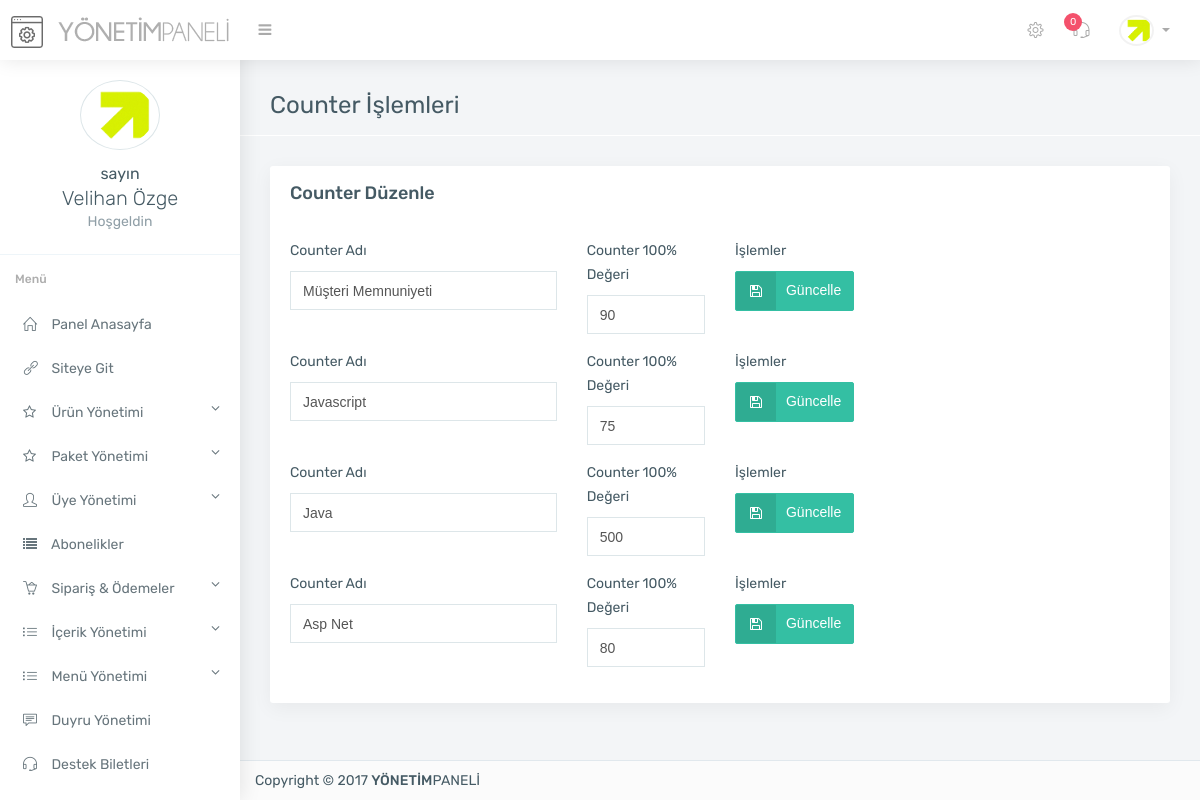
Screenshot of /admin/counter.php (signed in) with the database file from the repository.
### tables this page shows
CREATE TABLE `kullanici` (
  `kullanici_id` int(11) NOT NULL,
  `kullanici_adi` varchar(250) NOT NULL,
  `kullanici_pass` varchar(250) NOT NULL,
  `kullanici_adsoyad` varchar(500) NOT NULL,
  `kullanici_resim` varchar(500) NOT NULL
);

CREATE TABLE `counter` (
  `counter_id` int(11) NOT NULL,
  `counter_icon` varchar(255) NOT NULL,
  `counter_rakam` int(155) NOT NULL,
  `counter_isim` varchar(255) NOT NULL
);

### admin/counter.php (the view, shortened to what this page needs)
<?php
include 'header.php';
include 'topbar.php';
include 'sidebar.php';
$counter=$db->prepare("SELECT * from counter");
$counter->execute(array(0));
?>
<section class="main-content container">
    <div class="page-header">
        <h2>Counter İşlemleri</h2>
    </div>
    <div class="row">
        <div class="col-sm-12">
            <div class="card">
                <div class="card-heading card-default">
                    Counter Düzenle
                </div>
                <div class="card-block">
                    <?php while ($counterprint=$counter->fetch(PDO::FETCH_ASSOC)) { ?>
                    <form method="POST" action="controller/function.php" class="form-horizontal">
                        <div class="form-group">
                            <div class="row">
                                <div class="col-md-4">
                                    <label>Counter Adı</label>
                                    <input type="text" name="counter_isim" value="<?php echo $counterprint['counter_isim']; ?>" class="form-control">
                                </div>
                                <div class="col-md-2">
                                    <label>Counter 100% Değeri</label>
                                    <input type="text" name="counter_rakam" value="<?php echo $counterprint['counter_rakam']; ?>" class="form-control">
                                </div>
                                <div class="col-md-2">
                                    <label>İşlemler</label><br />
                                    <button style="cursor: pointer;" type="submit" name="counterduzenle" class="btn btn-success btn-icon"><i class="fa fa-floppy-o "></i>Güncelle</button>
                                </div>
                            </div>
                        </div>
                    </form>
                    <?php } ?>
                </div>
            </div>
        </div>
    </div>
    <?php include 'footer.php'; ?>

### admin/topbar.php (shortened to what this page needs)
<?php
$yenisay=$db->prepare("SELECT * from destek where destek_adminoku='0'");
$yenisay->execute(array());
$yeni=$yenisay->RowCount();
?>
<div class="top-bar light-top-bar">
	<div class="container-fluid">
		<div class="row">
			<div class="col">
				<a class="admin-logo" href="index.php">
					<h1>
						<img alt="" src="assets/img/genel/logo.png" class="logo-icon margin-r-10">
						<img alt="" src="assets/img/genel/logo-text.png" class="toggle-none hidden-xs">
					</h1>
				</a>
				<div class="left-nav-collapsed" >
					<a  href="#" class="nav-collapsed"><i class="fa fa-bars"></i></a>
				</div>
			</div>
			<div class="col">
				<ul class="list-inline top-right-nav">
					<li class="dropdown icon-dropdown d-none-m">
						<a href="genel-ayarlar.php"><i class="icon-settings"></i></a>
					</li>
					<li class="dropdown icon-dropdown">
						<a href="destek.php"><i class="icon-earphones-alt"></i> <span class="badge badge-danger"><?php echo $yeni; ?></span></a>
					</li>
					<li class="dropdown avtar-dropdown">
						<a class="dropdown-toggle" data-toggle="dropdown" href="#">
							<img alt="" class="rounded-circle" src="<?php echo $userprint['kullanici_resim']; ?>" width="30">
						</a>
					</li>
				</ul>
			</div>
		</div>
	</div>
</div>

### admin/sidebar.php (shortened to what this page needs)
<?php
$link = $_SERVER['REQUEST_URI'];
?>
<div class="main-sidebar-nav default-navigation">
    <div class="nano">
        <div class="nano-content sidebar-nav">
            <ul class="metisMenu nav flex-column" id="menu">
                <div class="card-block border-bottom text-center nav-profile">
                    <img alt="profile" class="rounded-circle margin-b-10 circle-border " src="<?php echo $userprint['kullanici_resim']; ?>" width="80">
                    <p class="lead margin-b-0 toggle-none"><small>sayın<br> </small><?php echo $userprint['kullanici_adsoyad'] ?></p>
                    <p class="text-muted mv-0 toggle-none">Hoşgeldin</p>
                </div>
                <li class="nav-heading">
                    <b>Menü</b>
                </li>
                <li class="nav-item <?php if (strstr($link, "index.php")) { echo "active";} ?>"><a class="nav-link" href="index.php"><i class="icon-home"></i> <span class="toggle-none">Panel Anasayfa</span> </a></li>
                <li class="nav-item"><a class="nav-link" target="_blank" href="<?php echo $settingsprint['ayar_siteurl']; ?>"><i class="icon-link"></i> <span class="toggle-none">Siteye Git</span> </a></li>
                <li class="nav-item <?php if (strstr($link, "urun")) { echo "active";} ?> <?php if (strstr($link, "eklenti")) { echo "active";} ?>">
                    <a class="nav-link" href="javascript: void(0);" aria-expanded="true"><i class="fa fa-star-o"></i> <span class="toggle-none">Ürün Yönetimi<span style="float: right;" class="fa fa-angle-down"></span></span></a>
                </li>
                <li class="nav-item <?php if (strstr($link, "paket")) { echo "active";} ?>">
                    <a class="nav-link" href="javascript: void(0);" aria-expanded="true"><i class="fa fa-star-o"></i> <span class="toggle-none">Paket Yönetimi<span style="float: right;" class="fa fa-angle-down"></span></span></a>
                </li>
                <li class="nav-item <?php if (strstr($link, "uye")) { echo "active";} ?>">
                    <a class="nav-link" href="javascript: void(0);" aria-expanded="true"><i class="icon-user"></i> <span class="toggle-none">Üye Yönetimi<span style="float: right;" class="fa fa-angle-down"></span></span></a>
                </li>
                <li class="nav-item <?php if (strstr($link, "abone")) { echo "active";} ?>">
                    <a class="nav-link" href="abonelikler.php"><i class="fa fa-list"></i> <span class="toggle-none">Abonelikler</span></a>
                </li>
                <li class="nav-item <?php if (strstr($link, "sanal-pos")) { echo "active";} ?><?php if (strstr($link, "hesap")) { echo "active";} ?><?php if (strstr($link, "siparis")) { echo "active";} ?><?php if (strstr($link, "odeme-yontemleri")) { echo "active";} ?>">
                    <a class="nav-link" href="javascript: void(0);" aria-expanded="true"><i class="icon-basket-loaded"></i> <span class="toggle-none">Sipariş & Ödemeler<span style="float: right;" class="fa fa-angle-down"></span></span></a>
                </li>
                <li class="nav-item <?php if (strstr($link, "sozlesme-yonetimi")) { echo "active";} ?><?php if (strstr($link, "slayt")) { echo "active";} ?><?php if (strstr($link, "referans")) { echo "active";} ?><?php if (strstr($link, "marka")) { echo "active";} ?><?php if (strstr($link, "yorum")) { echo "active";} ?><?php if (strstr($link, "bilgi")) { echo "active";} ?><?php if (strstr($link, "sosyal")) { echo "active";} ?><?php if (strstr($link, "proje")) { echo "active";} ?><?php if (strstr($link, "sss")) { echo "active";} ?><?php if (strstr($link, "sayfa")) { echo "active";} ?><?php if (strstr($link, "hizmet")) { echo "active";} ?><?php if (strstr($link, "html")) { echo "active";} ?><?php if (strstr($link, "blog")) { echo "active";} ?>">
                    <a class="nav-link" href="" aria-expanded="true"><i class="icon-list"></i> <span class="toggle-none">İçerik Yönetimi<span style="float: right;" class="fa fa-angle-down"></span></span></a>
                </li>
                <li class="nav-item <?php if (strstr($link, "menu")) { echo "active";} ?><?php if (strstr($link, "link")) { echo "active";} ?>">
                    <a class="nav-link" href="" aria-expanded="true"><i class="icon-list"></i> <span class="toggle-none">Menü Yönetimi<span style="float: right;" class="fa fa-angle-down"></span></span></a>
                </li>
                <li class="nav-item <?php if (strstr($link, "duyuru")) { echo "active";} ?>"><a class="nav-link" href="duyurular.php"><i class="icon-speech"></i> <span class="toggle-none">Duyru Yönetimi</span></a></li>
                <li class="nav-item <?php if (strstr($link, "destek")) { echo "active";} ?>"><a class="nav-link" href="destek.php"><i class="icon-earphones-alt"></i> <span class="toggle-none">Destek Biletleri</span></a></li>
                <li class="nav-item <?php if (strstr($link, "modul")) { echo "active";} ?>"><a class="nav-link" href="modul.php"><i class="icon-puzzle"></i> <span class="toggle-none">Modül Yönetimi</span></a></li>
            </ul>
        </div>
    </div>
</div>

### rows the page displays
kullanici: kullanici_resim (picture), kullanici_adsoyad "Velihan Özge"
counter: counter_isim "Müşteri Memnuniyeti", counter_rakam "90"
counter: counter_isim "Javascript", counter_rakam "75"
counter: counter_isim "Java", counter_rakam "500"
counter: counter_isim "Asp Net", counter_rakam "80"

### other values shown
$yeni "0"
